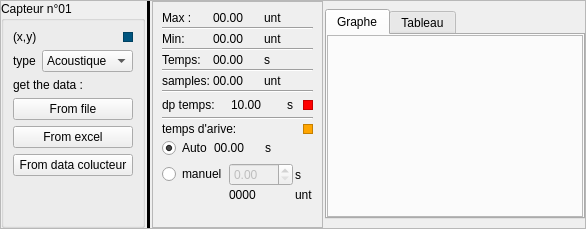
            <widget class="QFrame" name="frame_12">
             <property name="styleSheet">
              <string notr="true"/>
             </property>
             <property name="frameShape">
              <enum>QFrame::StyledPanel</enum>
             </property>
             <property name="frameShadow">
              <enum>QFrame::Raised</enum>
             </property>
             <layout class="QHBoxLayout" name="horizontalLayout_27">
              <property name="spacing">
               <number>2</number>
              </property>
              <property name="leftMargin">
               <number>0</number>
              </property>
              <property name="topMargin">
               <number>0</number>
              </property>
              <property name="rightMargin">
               <number>0</number>
              </property>
              <property name="bottomMargin">
               <number>0</number>
              </property>
              <item>
               <widget class="QGroupBox" name="groupBox_5">
                <property name="maximumSize">
                 <size>
                  <width>180</width>
                  <height>16777215</height>
                 </size>
                </property>
                <property name="title">
                 <string>Capteur n°01</string>
                </property>
                <layout class="QVBoxLayout" name="verticalLayout_15">
                 <item>
                  <layout class="QHBoxLayout" name="horizontalLayout_41">
                   <property name="topMargin">
                    <number>0</number>
                   </property>
                   <item>
                    <widget class="QLabel" name="label_capteur1_c">
                     <property name="text">
                      <string>(x,y)</string>
                     </property>
                    </widget>
                   </item>
                   <item>
                    <widget class="QFrame" name="frame_11">
                     <property name="maximumSize">
                      <size>
                       <width>10</width>
                       <height>10</height>
                      </size>
                     </property>
                     <property name="baseSize">
                      <size>
                       <width>10</width>
                       <height>10</height>
                      </size>
                     </property>
                     <property name="styleSheet">
                      <string notr="true">background-color: rgb(0, 85, 127);</string>
                     </property>
                     <property name="frameShape">
                      <enum>QFrame::StyledPanel</enum>
                     </property>
                     <property name="frameShadow">
                      <enum>QFrame::Raised</enum>
                     </property>
                    </widget>
                   </item>
                  </layout>
                 </item>
                 <item>
                  <layout class="QHBoxLayout" name="horizontalLayout_30">
                   <property name="topMargin">
                    <number>0</number>
                   </property>
                   <item>
                    <widget class="QLabel" name="label_18">
                     <property name="text">
                      <string>type</string>
                     </property>
                    </widget>
                   </item>
                   <item>
                    <widget class="QComboBox" name="comboBox">
                     <item>
                      <property name="text">
                       <string>Acoustique</string>
                      </property>
                     </item>
                    </widget>
                   </item>
                  </layout>
                 </item>
                 <item>
                  <widget class="QLabel" name="label_20">
                   <property name="maximumSize">
                    <size>
                     <width>16777215</width>
                     <height>20</height>
                    </size>
                   </property>
                   <property name="text">
                    <string>get the data :</string>
                   </property>
                  </widget>
                 </item>
                 <item>
                  <widget class="QPushButton" name="pushButton_4">
                   <property name="text">
                    <string>From file</string>
                   </property>
                  </widget>
                 </item>
                 <item>
                  <widget class="QPushButton" name="pushButton_5">
                   <property name="text">
                    <string>From excel</string>
                   </property>
                  </widget>
                 </item>
                 <item>
                  <widget class="QPushButton" name="pushButton_10">
                   <property name="text">
                    <string>From data colucteur</string>
                   </property>
                  </widget>
                 </item>
                 <item>
                  <spacer name="verticalSpacer_4">
                   <property name="orientation">
                    <enum>Qt::Vertical</enum>
                   </property>
                   <property name="sizeHint" stdset="0">
                    <size>
                     <width>20</width>
                     <height>40</height>
                    </size>
                   </property>
                  </spacer>
                 </item>
                </layout>
               </widget>
              </item>
              <item>
               <widget class="Line" name="line_3">
                <property name="styleSheet">
                 <string notr="true">background-color: black;</string>
                </property>
                <property name="orientation">
                 <enum>Qt::Vertical</enum>
                </property>
               </widget>
              </item>
              <item>
               <widget class="QFrame" name="frame_15">
                <property name="frameShape">
                 <enum>QFrame::StyledPanel</enum>
                </property>
                <property name="frameShadow">
                 <enum>QFrame::Raised</enum>
                </property>
                <layout class="QVBoxLayout" name="verticalLayout_18">
                 <property name="spacing">
                  <number>2</number>
                 </property>
                 <item>
                  <layout class="QHBoxLayout" name="horizontalLayout_33">
                   <item>
                    <widget class="QLabel" name="label_30">
                     <property name="text">
                      <string>Max :</string>
                     </property>
                    </widget>
                   </item>
                   <item>
                    <widget class="QLabel" name="label_max">
                     <property name="text">
                      <string>00.00</string>
                     </property>
                    </widget>
                   </item>
                   <item>
                    <widget class="QLabel" name="label_32">
                     <property name="text">
                      <string>unt</string>
                     </property>
                    </widget>
                   </item>
                  </layout>
                 </item>
                 <item>
                  <widget class="Line" name="line_6">
                   <property name="orientation">
                    <enum>Qt::Horizontal</enum>
                   </property>
                  </widget>
                 </item>
                 <item>
                  <layout class="QHBoxLayout" name="horizontalLayout_34">
                   <item>
                    <widget class="QLabel" name="label_33">
                     <property name="text">
                      <string>Min:</string>
                     </property>
                    </widget>
                   </item>
                   <item>
                    <widget class="QLabel" name="label_min">
                     <property name="text">
                      <string>00.00</string>
                     </property>
                    </widget>
                   </item>
                   <item>
                    <widget class="QLabel" name="label_35">
                     <property name="text">
                      <string>unt</string>
                     </property>
                    </widget>
                   </item>
                  </layout>
                 </item>
                 <item>
                  <widget class="Line" name="line_7">
                   <property name="orientation">
                    <enum>Qt::Horizontal</enum>
                   </property>
                  </widget>
                 </item>
                 <item>
                  <layout class="QHBoxLayout" name="horizontalLayout_35">
                   <item>
                    <widget class="QLabel" name="label_36">
                     <property name="text">
                      <string>Temps:</string>
                     </property>
                    </widget>
                   </item>
                   <item>
                    <widget class="QLabel" name="label_temp">
                     <property name="text">
                      <string>00.00</string>
                     </property>
                    </widget>
                   </item>
                   <item>
                    <widget class="QLabel" name="label_38">
                     <property name="text">
                      <string>s</string>
                     </property>
                    </widget>
                   </item>
                  </layout>
                 </item>
                 <item>
                  <widget class="Line" name="line_8">
                   <property name="orientation">
                    <enum>Qt::Horizontal</enum>
                   </property>
                  </widget>
                 </item>
                 <item>
                  <layout class="QHBoxLayout" name="horizontalLayout_36">
                   <item>
                    <widget class="QLabel" name="label_39">
                     <property name="text">
                      <string>samples:</string>
                     </property>
                    </widget>
                   </item>
                   <item>
                    <widget class="QLabel" name="label_sampels">
                     <property name="text">
                      <string>00.00</string>
                     </property>
                    </widget>
                   </item>
                   <item>
                    <widget class="QLabel" name="label_41">
                     <property name="text">
                      <string>unt</string>
                     </property>
                    </widget>
                   </item>
                  </layout>
                 </item>
                 <item>
                  <widget class="Line" name="line_9">
                   <property name="orientation">
                    <enum>Qt::Horizontal</enum>
                   </property>
                  </widget>
                 </item>
                 <item>
                  <layout class="QHBoxLayout" name="horizontalLayout_37">
                   <item>
                    <widget class="QLabel" name="label_42">
                     <property name="text">
                      <string>dp temps:</string>
                     </property>
                    </widget>
                   </item>
                   <item>
                    <spacer name="horizontalSpacer_6">
                     <property name="orientation">
                      <enum>Qt::Horizontal</enum>
                     </property>
                     <property name="sizeType">
                      <enum>QSizePolicy::Fixed</enum>
                     </property>
                     <property name="sizeHint" stdset="0">
                      <size>
                       <width>14</width>
                       <height>20</height>
                      </size>
                     </property>
                    </spacer>
                   </item>
                   <item>
                    <widget class="QLabel" name="label_dp">
                     <property name="text">
                      <string>10.00</string>
                     </property>
                    </widget>
                   </item>
                   <item>
                    <spacer name="horizontalSpacer_5">
                     <property name="orientation">
                      <enum>Qt::Horizontal</enum>
                     </property>
                     <property name="sizeType">
                      <enum>QSizePolicy::Fixed</enum>
                     </property>
                     <property name="sizeHint" stdset="0">
                      <size>
                       <width>23</width>
                       <height>20</height>
                      </size>
                     </property>
                    </spacer>
                   </item>
                   <item>
                    <widget class="QLabel" name="label_44">
                     <property name="text">
                      <string>s</string>
                     </property>
                    </widget>
                   </item>
                   <item>
                    <widget class="QFrame" name="frame_17">
                     <property name="maximumSize">
                      <size>
                       <width>10</width>
                       <height>10</height>
                      </size>
                     </property>
                     <property name="baseSize">
                      <size>
                       <width>10</width>
                       <height>10</height>
                      </size>
                     </property>
                     <property name="styleSheet">
                      <string notr="true">background-color: red;</string>
                     </property>
                     <property name="frameShape">
                      <enum>QFrame::StyledPanel</enum>
                     </property>
                     <property name="frameShadow">
                      <enum>QFrame::Raised</enum>
                     </property>
                    </widget>
                   </item>
                  </layout>
                 </item>
                 <item>
                  <widget class="Line" name="line_10">
                   <property name="orientation">
                    <enum>Qt::Horizontal</enum>
                   </property>
                  </widget>
                 </item>
                 <item>
                  <layout class="QHBoxLayout" name="horizontalLayout_38">
                   <item>
                    <widget class="QLabel" name="label_45">
                     <property name="text">
                      <string>temps d'arive:</string>
                     </property>
                    </widget>
                   </item>
                   <item>
                    <widget class="QFrame" name="frame_16">
                     <property name="maximumSize">
                      <size>
                       <width>10</width>
                       <height>10</height>
                      </size>
                     </property>
                     <property name="baseSize">
                      <size>
                       <width>10</width>
                       <height>10</height>
                      </size>
                     </property>
                     <property name="styleSheet">
                      <string notr="true">background-color: orange;</string>
                     </property>
                     <property name="frameShape">
                      <enum>QFrame::StyledPanel</enum>
                     </property>
                     <property name="frameShadow">
                      <enum>QFrame::Raised</enum>
                     </property>
                    </widget>
                   </item>
                  </layout>
                 </item>
                 <item>
                  <layout class="QHBoxLayout" name="horizontalLayout_39">
                   <property name="topMargin">
                    <number>0</number>
                   </property>
                   <item>
                    <widget class="QRadioButton" name="radioButton">
                     <property name="text">
                      <string>Auto</string>
                     </property>
                     <property name="checked">
                      <bool>true</bool>
                     </property>
                    </widget>
                   </item>
                   <item>
                    <widget class="QLabel" name="label_dv">
                     <property name="text">
                      <string>00.00</string>
                     </property>
                    </widget>
                   </item>
                   <item>
                    <widget class="QLabel" name="label_47">
                     <property name="text">
                      <string>s</string>
                     </property>
                    </widget>
                   </item>
                  </layout>
                 </item>
                 <item>
                  <layout class="QHBoxLayout" name="horizontalLayout_40">
                   <property name="topMargin">
                    <number>0</number>
                   </property>
                  </layout>
                 </item>
                 <item>
                  <layout class="QGridLayout" name="gridLayout">
                   <property name="topMargin">
                    <number>3</number>
                   </property>
                   <item row="0" column="2">
                    <widget class="QLabel" name="label_49">
                     <property name="text">
                      <string>s</string>
                     </property>
                    </widget>
                   </item>
                   <item row="0" column="1">
                    <widget class="QDoubleSpinBox" name="doubleSpinBox">
                     <property name="enabled">
                      <bool>false</bool>
                     </property>
                     <property name="maximum">
                      <double>100.000000000000000</double>
                     </property>
                     <property name="singleStep">
                      <double>0.100000000000000</double>
                     </property>
                    </widget>
                   </item>
                   <item row="0" column="0">
                    <widget class="QRadioButton" name="radioButton_2">
                     <property name="text">
                      <string>manuel</string>
                     </property>
                    </widget>
                   </item>
                   <item row="1" column="2">
                    <widget class="QLabel" name="label_48">
                     <property name="text">
                      <string>unt</string>
                     </property>
                    </widget>
                   </item>
                   <item row="1" column="1">
                    <widget class="QLabel" name="label_dvman">
                     <property name="text">
                      <string>0000</string>
                     </property>
                    </widget>
                   </item>
                  </layout>
                 </item>
                 <item>
                  <spacer name="verticalSpacer_7">
                   <property name="orientation">
                    <enum>Qt::Vertical</enum>
                   </property>
                   <property name="sizeHint" stdset="0">
                    <size>
                     <width>20</width>
                     <height>2</height>
                    </size>
                   </property>
                  </spacer>
                 </item>
                </layout>
               </widget>
              </item>
              <item>
               <widget class="QTabWidget" name="tabWidget">
                <property name="minimumSize">
                 <size>
                  <width>0</width>
                  <height>210</height>
                 </size>
                </property>
                <property name="maximumSize">
                 <size>
                  <width>500</width>
                  <height>210</height>
                 </size>
                </property>
                <property name="currentIndex">
                 <number>0</number>
                </property>
                <widget class="QWidget" name="tab">
                 <attribute name="title">
                  <string>Graphe</string>
                 </attribute>
                 <layout class="QVBoxLayout" name="verticalLayout_19">
                  <property name="leftMargin">
                   <number>0</number>
                  </property>
                  <property name="topMargin">
                   <number>0</number>
                  </property>
                  <property name="rightMargin">
                   <number>0</number>
                  </property>
                  <property name="bottomMargin">
                   <number>0</number>
                  </property>
                  <item>
                   <widget class="QFrame" name="frame_chart_cap1">
                    <property name="frameShape">
                     <enum>QFrame::StyledPanel</enum>
                    </property>
                    <property name="frameShadow">
                     <enum>QFrame::Raised</enum>
                    </property>
                    <layout class="QVBoxLayout" name="verticalLayout_22">
                     <property name="leftMargin">
                      <number>0</number>
                     </property>
                     <property name="topMargin">
                      <number>0</number>
                     </property>
                     <property name="rightMargin">
                      <number>0</number>
                     </property>
                     <property name="bottomMargin">
                      <number>0</number>
                     </property>
                     <item>
                      <layout class="QVBoxLayout" name="verticalLayout_21">
                       <property name="spacing">
                        <number>0</number>
                       </property>
                      </layout>
                     </item>
                    </layout>
                   </widget>
                  </item>
                 </layout>
                </widget>
                <widget class="QWidget" name="tab_2">
                 <attribute name="title">
                  <string>Tableau</string>
                 </attribute>
                 <layout class="QVBoxLayout" name="verticalLayout_20">
                  <property name="leftMargin">
                   <number>0</number>
                  </property>
                  <property name="topMargin">
                   <number>0</number>
                  </property>
                  <property name="rightMargin">
                   <number>0</number>
                  </property>
                  <property name="bottomMargin">
                   <number>0</number>
                  </property>
                  <item>
                   <widget class="QTableWidget" name="tableWidget"/>
                  </item>
                 </layout>
                </widget>
               </widget>
              </item>
             </layout>
            </widget>
